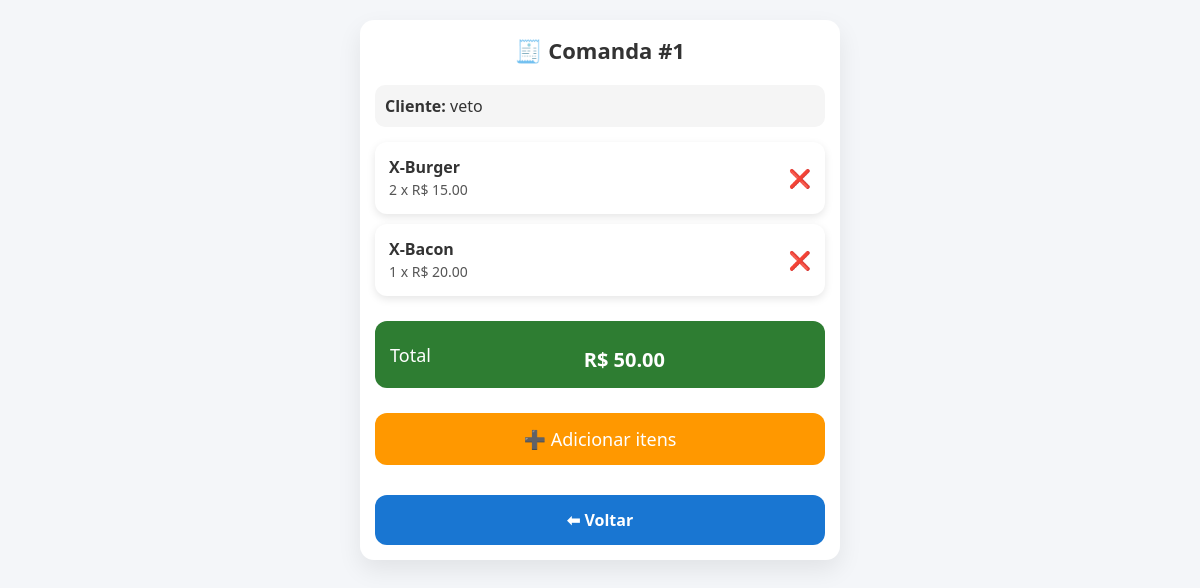
The page /comanda/1 (signed in) on the database its author committed.
### tables this page shows
CREATE TABLE comandas (
        id INTEGER PRIMARY KEY AUTOINCREMENT,
        cliente TEXT,
        cpf TEXT,
        aberta INTEGER,
        data TEXT
    );

CREATE TABLE itens_comanda (
        id INTEGER PRIMARY KEY AUTOINCREMENT,
        comanda_id INTEGER,
        produto_id INTEGER,
        qtd INTEGER,
        preco REAL
    );

CREATE TABLE produtos (
        id INTEGER PRIMARY KEY AUTOINCREMENT,
        nome TEXT,
        preco REAL,
        categoria_id INTEGER
    );

### app.py (the view)
@app.route("/comanda/<int:id>")
def comanda(id):
    if not login_required():
        return redirect("/login")
    con = conectar()
    cur = con.cursor()
    cur.execute("SELECT * FROM comandas WHERE id = ?", (id,))
    comanda = cur.fetchone()
    cur.execute("""
        SELECT i.id, p.nome, i.qtd, i.preco
        FROM itens_comanda i
        JOIN produtos p ON p.id = i.produto_id
        WHERE i.comanda_id = ?
    """, (id,))
    itens = cur.fetchall()
    cur.execute("SELECT * FROM produtos")
    produtos = cur.fetchall()
    con.close()
    total = sum(item["qtd"] * item["preco"] for item in itens)
    return render_template(
        "comanda.html",
        comanda=comanda,
        itens=itens,
        produtos=produtos,
        total=total
    )

### app.py (called while the page is built)
def conectar():
    con = sqlite3.connect("database.db")
    con.row_factory = sqlite3.Row
    return con

def login_required():
    return session.get("logado") is True

### templates/comanda.html (shortened to what this page needs)
<!DOCTYPE html>
<html lang="pt-br">
<head>
    <link rel="stylesheet" href="{{ url_for('static', filename='style.css') }}">
</head>
<body>
<div class="container">
    <h2>🧾 Comanda #{{ comanda.id }}</h2>
    <div class="info-comanda">
        <p><strong>Cliente:</strong> {{ comanda.cliente }}</p>
    </div>
    <div class="lista-itens">
        {% for item in itens %}
            <div class="item-comanda">
                <div>
                    <span class="item-nome">{{ item.nome }}</span>
                    <span class="item-detalhe">
                        {{ item.qtd }} x R$ {{ "%.2f"|format(item.preco) }}
                    </span>
                </div>
                <a href="/remover_item/{{ item.id }}/{{ comanda.id }}" class="btn-remover">❌</a>
            </div>
        {% endfor %}
    </div>
    <div class="total-box">
        <span>Total</span>
        <span class="total">R$ {{ "%.2f"|format(total) }}</span>
    </div>
    <a href="/categorias/{{ comanda.id }}" class="btn-principal">
        ➕ Adicionar itens
    </a>
    <a href="/" class="btn-voltar">
        ⬅ Voltar
    </a>
</div>
</body>
</html>

### static/style.css (style rules this page uses)
* { margin: 0; padding: 0; box-sizing: border-box; font-family: Arial, Helvetica, sans-serif; }
body { background: #f2f2f2; }
.container { max-width: 900px; margin: 20px auto; background: #fff; padding: 20px; border-radius: 12px; box-shadow: 0 4px 12px rgba(0,0,0,0.1); }
h2 { text-align: center; margin-bottom: 20px; }
.total { text-align: right; font-size: 18px; margin-top: 10px; font-weight: bold; }
.btn-voltar { display: block; margin-top: 15px; text-align: center; text-decoration: none; }
.container { max-width: 450px; margin: auto; padding: 20px; }
.info-comanda { background: #f5f5f5; padding: 10px; border-radius: 10px; margin-bottom: 15px; }
.lista-itens { margin-bottom: 15px; }
.item-comanda { display: flex; justify-content: space-between; align-items: center; background: #ffffff; padding: 12px; margin-bottom: 10px; border-radius: 12px; box-shadow: 0 3px 8px rgba(0,0,0,0.1); }
.item-nome { display: block; font-weight: bold; }
.item-detalhe { font-size: 14px; color: #555; }
.btn-remover { text-decoration: none; font-size: 18px; }
.total-box { display: flex; justify-content: space-between; align-items: center; background: #2e7d32; color: #fff; padding: 15px; border-radius: 12px; font-size: 18px; margin-bottom: 20px; }
.total { font-weight: bold; font-size: 20px; }
.btn-principal { display: block; width: 100%; text-align: center; padding: 14px; background: #ff9800; color: #fff; border-radius: 12px; font-size: 18px; text-decoration: none; margin-bottom: 10px; }
.btn-voltar { display: block; text-align: center; text-decoration: none; color: #555; }
.item-comanda { display: flex; justify-content: space-between; align-items: center; }
* { box-sizing: border-box; font-family: 'Segoe UI', Arial, sans-serif; }
body { background: #f4f6f9; margin: 0; padding: 20px; color: #333; }
.container { max-width: 900px; margin: auto; background: #fff; padding: 25px; border-radius: 14px; box-shadow: 0 10px 25px rgba(0,0,0,0.08); }
h2 { margin-top: 0; text-align: center; font-size: 28px; }
.total-box { display: grid; grid-template-columns: repeat(3, 1fr); gap: 15px; margin: 25px 0; }
a { text-decoration: none; }
.btn-voltar { display: inline-block; margin-top: 30px; padding: 12px 18px; background: #607d8b; color: #fff; border-radius: 10px; font-weight: bold; }
.container { max-width: 1000px; margin: auto; padding: 20px; }
.btn-voltar { display: inline-block; padding: 10px 16px; background: #222; color: #fff; border-radius: 8px; text-decoration: none; }
.container { max-width: 800px; margin: auto; font-family: Arial; }
.container { max-width: 100%; padding: 15px; }
h2 { text-align: center; font-size: 22px; }
.btn-voltar { display: block; width: 100%; text-align: center; background: #1976d2; color: white; padding: 14px; border-radius: 12px; text-decoration: none; font-weight: bold; }
@media (min-width: 768px) { .container { max-width: 900px; margin: auto; } }
.container { max-width: 480px; margin: auto; padding: 15px; }
.item-comanda { display: flex; justify-content: space-between; align-items: center; padding: 14px; border-radius: 12px; }

### rows shown on the page
comandas: id "1", cliente "veto"
itens_comanda: nome "X-Burger", qtd "2", preco "15.00"
itens_comanda: nome "X-Bacon", qtd "1", preco "20.00"

### other values the page prints
{{ "%.2f"|format(total) }} "50.00"
